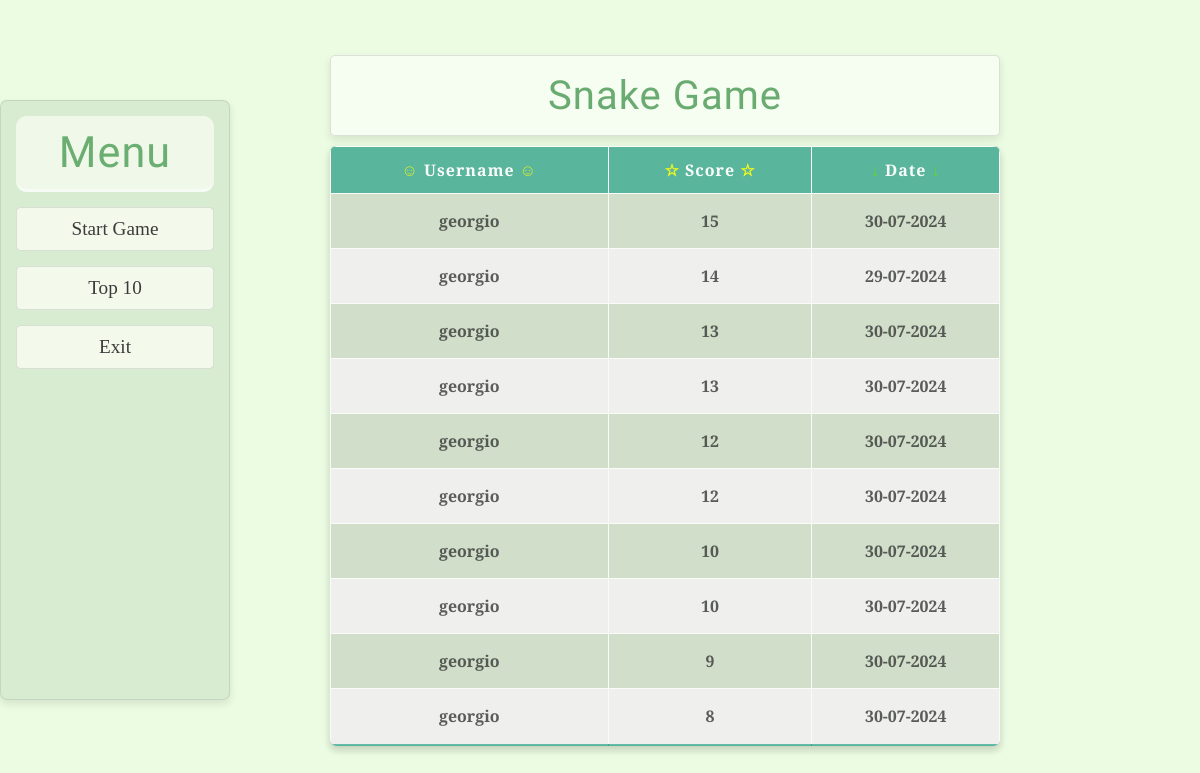
/score_board/, run on an earlier commit of the app's database.
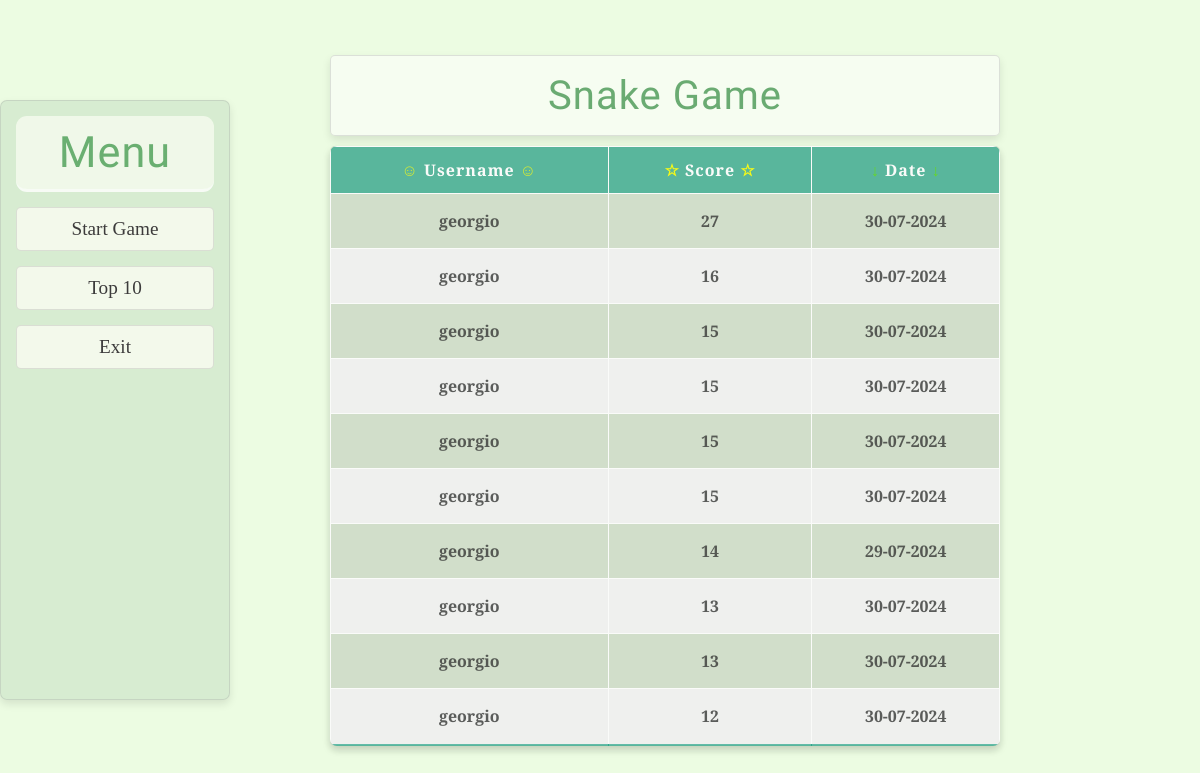
And on a later commit of the database.
### game/models.py (models this page shows, shortened)
class Score(models.Model):
    username = models.CharField(max_length=100)
    score = models.IntegerField()
    timestamp = models.DateTimeField(auto_now_add=True)
    class Meta:
        ordering = ['-score']

### game/views.py (the view)
# urls.py: path('score_board/', score_board, name='score_board'),
def score_board(request):
    scores = Score.objects.all().order_by('-score')[:10]
    return render(request, 'score_board.html', {'scores': scores})

### game/templates/score_board.html (shortened to what this page needs)
{% extends 'base.html' %}
{% load static %}
{% block content %}
    <table class="score-table">
        <thead>
            <tr>
                <th><span class="username">&#9786;</span>  Username <span class="username">&#9786;</span></th>
                <th><span class="rating">&#9734;</span> Score <span class="rating">&#9734;</span></th>
                <th><span class="date">&darr;</span>  Date <span class="date"> &darr;</span></th>
            </tr>
        </thead>
        <tbody>
            {% for score in scores %}
                <tr>
                    <td>{{ score.username }}</td>
                    <td>{{ score.score }}</td>
                    <td>{{ score.timestamp| date:"d-m-Y"  }}</td>
                </tr>
            {% endfor %}
        </tbody>
    </table>
{% endblock %}

What changed in the data, as far as the page shows it:
no longer on this page (row unchanged): Score: username "georgio", score "12", timestamp "30-07-2024"
no longer on this page (row unchanged): Score: username "georgio", score "10", timestamp "30-07-2024"
no longer on this page (row unchanged): Score: username "georgio", score "10", timestamp "30-07-2024"
no longer on this page (row unchanged): Score: username "georgio", score "9", timestamp "30-07-2024"
no longer on this page (row unchanged): Score: username "georgio", score "8", timestamp "30-07-2024"
added Score: username "georgio", score "27", timestamp "30-07-2024"
added Score: username "georgio", score "16", timestamp "30-07-2024"
added Score: username "georgio", score "15", timestamp "30-07-2024"
added Score: username "georgio", score "15", timestamp "30-07-2024"
added Score: username "georgio", score "15", timestamp "30-07-2024"
